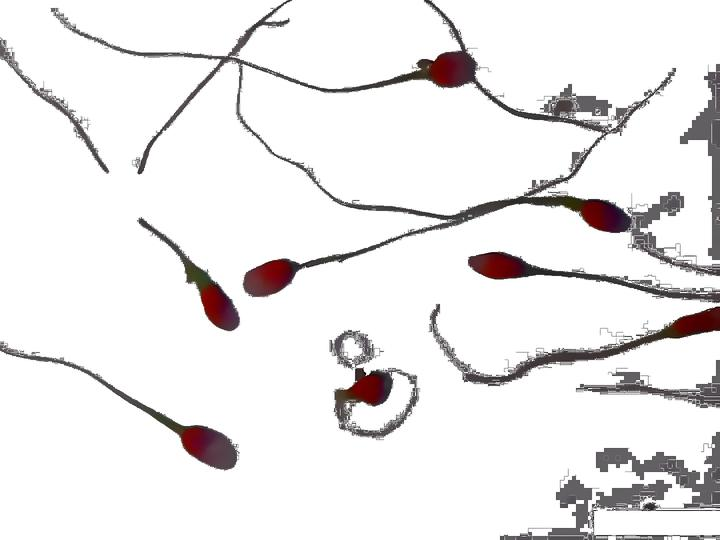
#> input picture data/Preprocessing_images/3370.jpg, 720 x 540 px; its folder holds only this picture in this run
$ python -i mask_processing.py   (imports and definitions only)
#> lines starting #> are read from the running program, lines starting #| are printed output that depends on the picture; after the words box and inside, x2 and y2 are one past the last pixel; in counts of white or black regions, pixels touching at a corner belong together
import math
import numpy as np
from scipy.spatial.distance import cdist,pdist, squareform
from PIL import Image
import cv2
import os
import matplotlib.pyplot as plt
from skimage.morphology import skeletonize
from scipy.spatial import cKDTree
from skimage.util import invert
from skimage.graph import route_through_array
from scipy.spatial import distance
import copy
from skimage import io, color, measure, morphology, filters
import sys
from scipy.spatial import ConvexHull
from tqdm import tqdm
from skimage.measure import label, regionprops,LineModelND, ransac
from itertools import combinations
from skimage.color import gray2rgb
from skimage.draw import circle_perimeter,polygon
from scipy.ndimage import convolve, distance_transform_edt
from skimage import io, color, filters, morphology
import json
import torch
import glob
from image_processing import *
from utils import *
from skeleton_analysis import *


# [163 lines left out: functions detect_endpoints, detect_branch_points, endpoints_to_nearest_branch_distance, find_point_on_skeleton, calculate_angle, find_endpoints and 9 more, not called in this run]

>>> import cv2
>>> picture = cv2.cvtColor(cv2.imread('data/Preprocessing_images/3370.jpg'), cv2.COLOR_BGR2RGB)
>>> result = extract_and_place_on_canvas(picture)
#> in extract_and_place_on_canvas, `gray_image = color.rgb2gray(image_array)`:
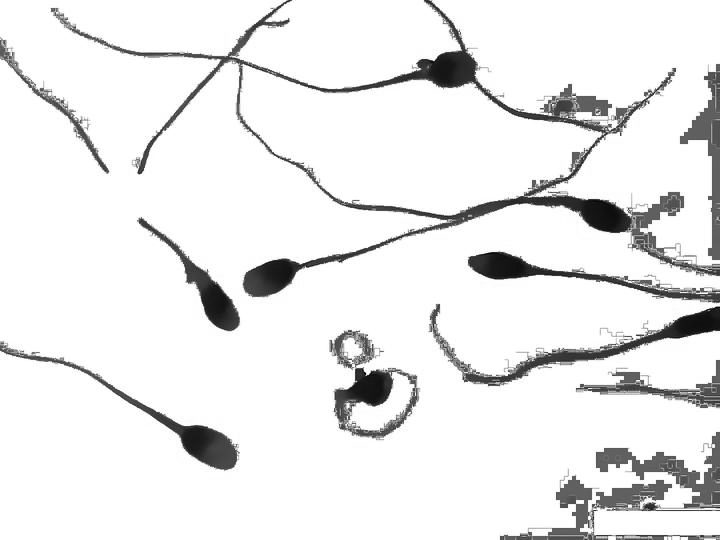
#> gray_image: shape (540, 720) float64; min 0.00333, max 1, mean 0.918
#> in extract_and_place_on_canvas, `binary_image = gray_image < 0.5`:
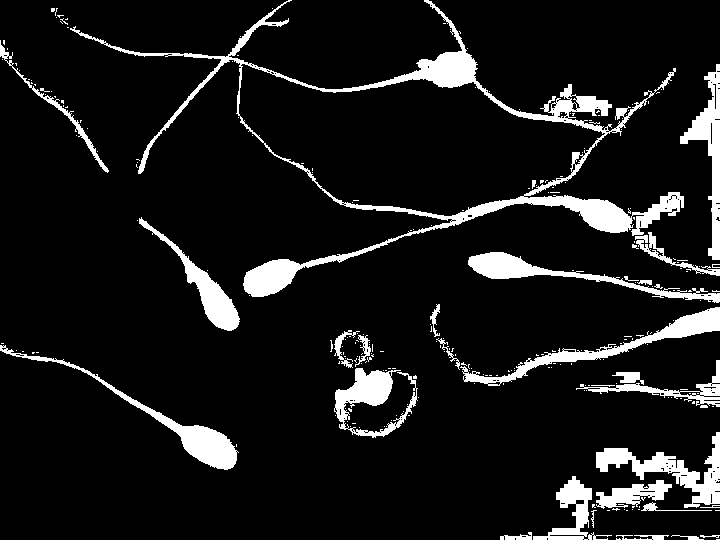
#> binary_image: shape (540, 720) bool; 9.8% white; 252 white regions (221 under 20 px)
#> in extract_and_place_on_canvas, `labeled_image = measure.label(binary_image, connectivity=2)`:
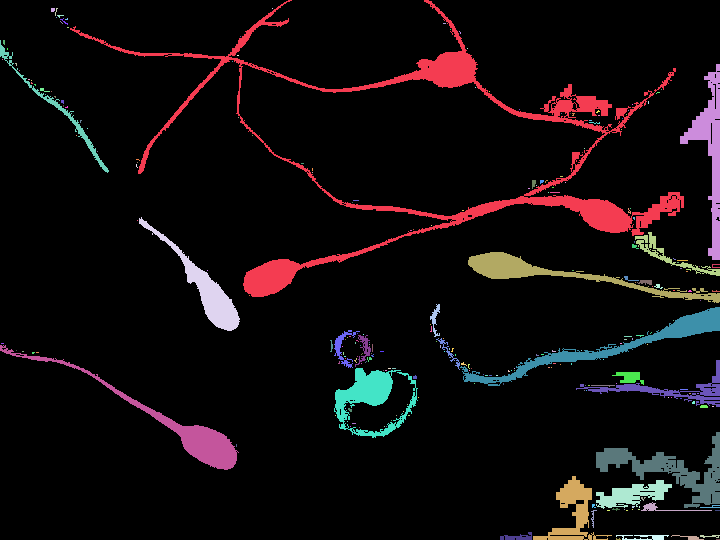
#> labeled_image: shape (540, 720) int32; 253 distinct labels, from 0 to 252; one colour per label, 0 black
#> in extract_and_place_on_canvas, `region_props = measure.regionprops(labeled_image)`: region_props = 252 regions; largest, box (x1, y1, x2, y2) and area: (70, 0, 684, 297) 13302, (460, 307, 720, 386) 2894, (596, 432, 720, 508) 2793, (0, 345, 239, 470) 2696, (468, 252, 720, 303) 2481
#> the loop in extract_and_place_on_canvas, `for region in region_props:` made 252 passes
#> pass 1, in extract_and_place_on_canvas, `region_image = image_array[minr:maxr, minc:maxc]`:
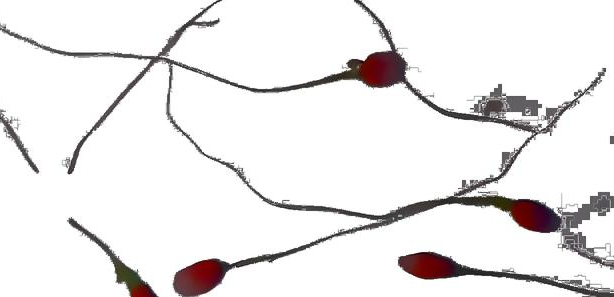
#> region_image: shape (297, 614, 3); mean R, G, B 235.3, 233.2, 233.4
#> pass 1, in extract_and_place_on_canvas, `mask = labeled_image[minr:maxr, minc:maxc] == region.label`:
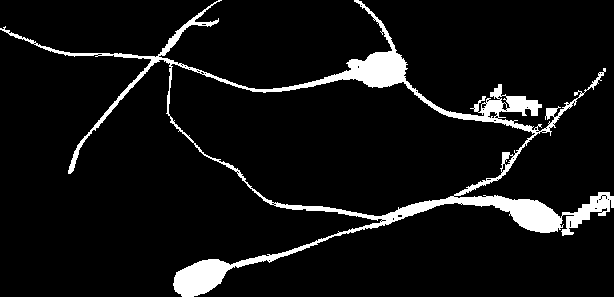
#> mask: shape (297, 614) bool; 7.3% white; 1 white region, box (x1, y1, x2, y2) and area: (0, 0, 614, 297) 13302
#> after the loop in extract_and_place_on_canvas, `for region in region_props:`: output_images = 21 items
#> result = 21 items
